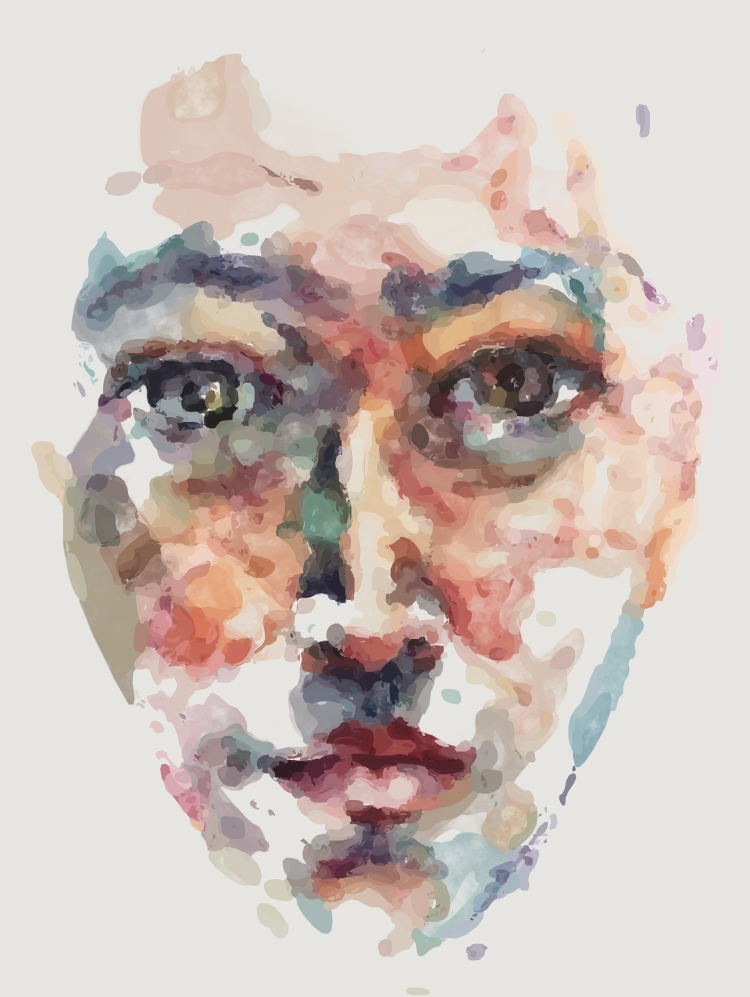
#> input picture data/washes.jpg, 1500 x 1994 px (shown at 1/2 size)
$ python decompose.py ../data/washes.jpg out.png
#> lines starting #> are read from the running program, lines starting #| are printed output that depends on the picture; after the words box and inside, x2 and y2 are one past the last pixel; in counts of white or black regions, pixels touching at a corner belong together
"""Decompose a pen-and-watercolor painting into strokes p5.brush can replay.

    python tools/decompose.py data/reference.png data/reference.json [--preview out.png]

Two layers, mirroring how the painting was made:
  * pen lines  — ridges darker than their surroundings, at two scales (fine lines and
    hatching; heavy lid/iris/mouth marks). Thinned to a skeleton, traced into
    smoothed polylines, coloured by un-blending the paper from the source.
  * washes     — the painting with the fine lines inpainted away, painted coarse to
    fine: broad regions, then detail regions only where the broad layer misses.
"""
import argparse
import json

import cv2
import numpy as np
from skimage.morphology import skeletonize

ap = argparse.ArgumentParser()
ap.add_argument("src")
ap.add_argument("out")
ap.add_argument("--preview")
ap.add_argument("--bg-kernel", type=int, default=15)
ap.add_argument("--colors", type=int, default=36)
ap.add_argument("--min-stroke", type=int, default=8)
ap.add_argument("--coverage", type=float, default=0.85, help="lightness coverage of a line's core pixel")
ap.add_argument("--chroma-coverage", type=float, default=0.3,
                help="chroma coverage: JPEG 4:2:0 stores colour at half resolution, so thin lines lose most of their hue")
ap.add_argument("--smooth", type=float, default=1.5, help="gaussian sigma (in skeleton steps) along each stroke")
ap.add_argument("--hp-sigma", type=float, default=1.5)
ap.add_argument("--hp-strong", type=float, default=6)
ap.add_argument("--hp-weak", type=float, default=3)
ap.add_argument("--heavy-sigma", type=float, default=3.5)
ap.add_argument("--heavy-strong", type=float, default=22, help="0 disables the heavy-mark pass")
ap.add_argument("--heavy-weak", type=float, default=12)
ap.add_argument("--heavy-min-width", type=float, default=2.5)
ap.add_argument("--wash-smooth", type=int, default=1, help="bilateral passes before quantising")
ap.add_argument("--min-area", type=int, default=25)
ap.add_argument("--poly-eps", type=float, default=1.5)
ap.add_argument("--chaikin", type=int, default=1)
ap.add_argument("--grow", type=int, default=2)
ap.add_argument("--base-colors", type=int, default=16)
ap.add_argument("--base-min-area", type=int, default=150)
ap.add_argument("--base-sp", type=int, default=12, help="mean-shift spatial radius for the broad layer")
ap.add_argument("--base-sr", type=int, default=24, help="mean-shift colour radius for the broad layer")
ap.add_argument("--detail-err", type=float, default=8, help="add detail washes where the broad layer is off by more (Lab)")
ap.add_argument("--fine-err", type=float, default=14)
ap.add_argument("--fine-colors", type=int, default=48)
ap.add_argument("--dark-l", type=float, default=95, help="Lab L (0-255) below which an area is dark paint")
ap.add_argument("--wiggle-len", type=float, default=40)
ap.add_argument("--wiggle-ratio", type=float, default=1.8)
ap.add_argument("--keep-dark-l", type=float, default=85, help="Lab L (0-255) below which pixels stay in the washes")
ap.add_argument("--thick", type=float, default=2.5, help="marks wider than this (px) stay in the wash layer")
args = ap.parse_args()

img = cv2.imread(args.src)
#> img is the input picture: shape (1994, 1500, 3); mean B, G, R 185.9, 192.2, 204.6
H, W = img.shape[:2]
#> H = 1994; W = 1500
lab = cv2.cvtColor(img, cv2.COLOR_BGR2LAB).astype(np.float32)
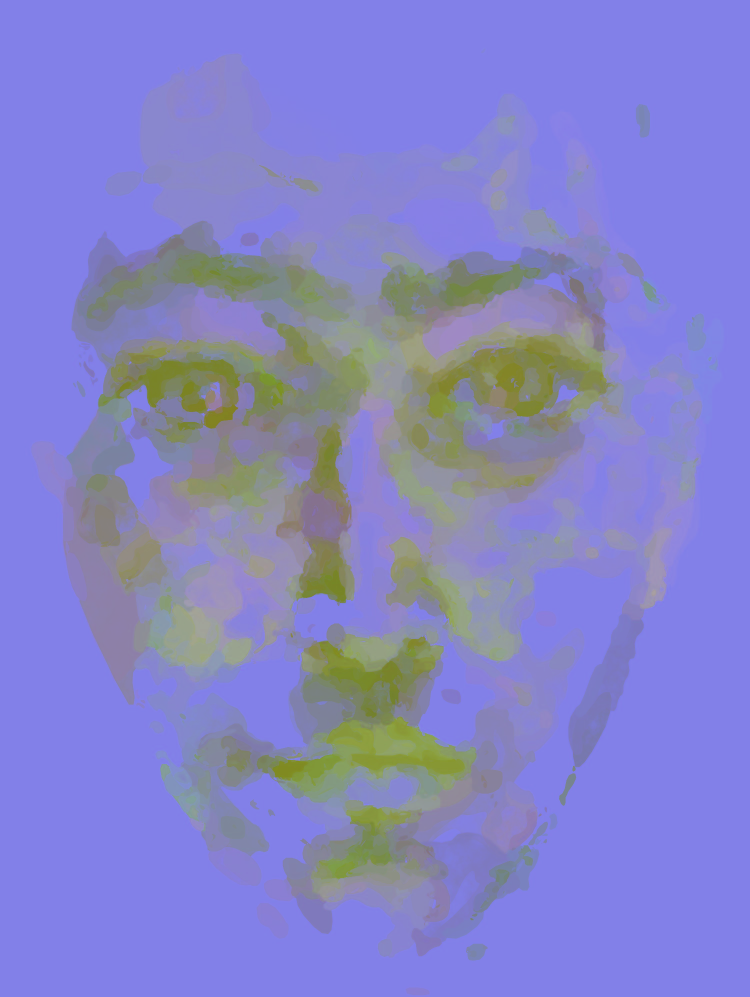
#> lab: shape (1994, 1500, 3) float32 (shown at 1/2 size); mean B, G, R 199.2, 131.6, 131.9

# Props in the reference photo (brush handle bottom-left, pen bottom-right) are not
# part of the painting; mask them out so they produce neither strokes nor washes.
props = np.zeros((H, W), np.uint8)
if (W, H) == (480, 638):
    cv2.fillPoly(props, [np.array([[22, 405], [56, 392], [168, 638], [108, 638]])], 255)
    cv2.fillPoly(props, [np.array([[422, 385], [470, 400], [376, 638], [318, 638]])], 255)

# ---------------------------------------------------------------- pen lines
bg = cv2.medianBlur(img, args.bg_kernel)
blab = cv2.cvtColor(bg, cv2.COLOR_BGR2LAB).astype(np.float32)
dL = np.clip(blab[..., 0] - lab[..., 0], 0, None)
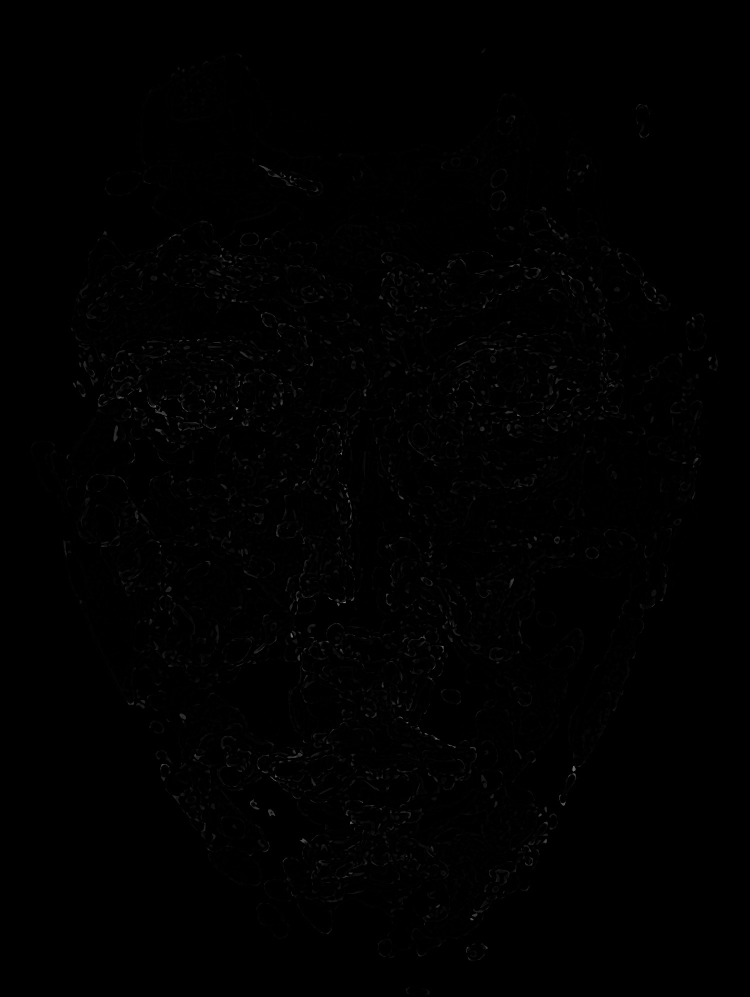
#> dL: shape (1994, 1500) float32 (shown at 1/2 size); min 0, max 145, mean 0.9
dC = np.sqrt(((lab[..., 1:] - blab[..., 1:]) ** 2).sum(-1))
score = dL + 0.6 * dC
Lf = lab[..., 0]
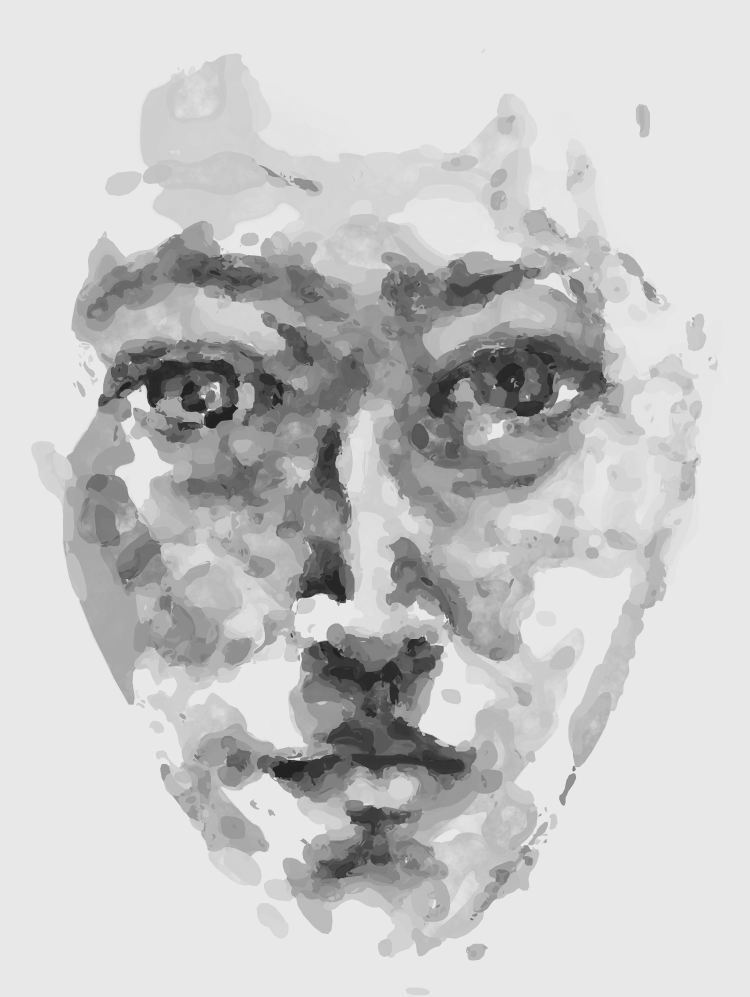
#> Lf: shape (1994, 1500) float32 (shown at 1/2 size); min 16, max 244, mean 199.8
N8 = [(-1, -1), (-1, 0), (-1, 1), (0, -1), (0, 1), (1, -1), (1, 0), (1, 1)]


def ridges(sigma):
    """How much darker each pixel is than its `sigma` neighbourhood: thin ridges."""
#> called with sigma = 1.5
    return np.clip(cv2.GaussianBlur(Lf, (0, 0), sigma) - Lf, 0, None)


def trace_lines(line_score, strong_t, weak_t, min_len):
    """Hysteresis mask → skeleton → polylines. Returns (polylines, mask, width map)."""
#> called with strong_t = 6, weak_t = 3, min_len = 8
    weak = ((line_score > weak_t) & (props == 0)).astype(np.uint8)
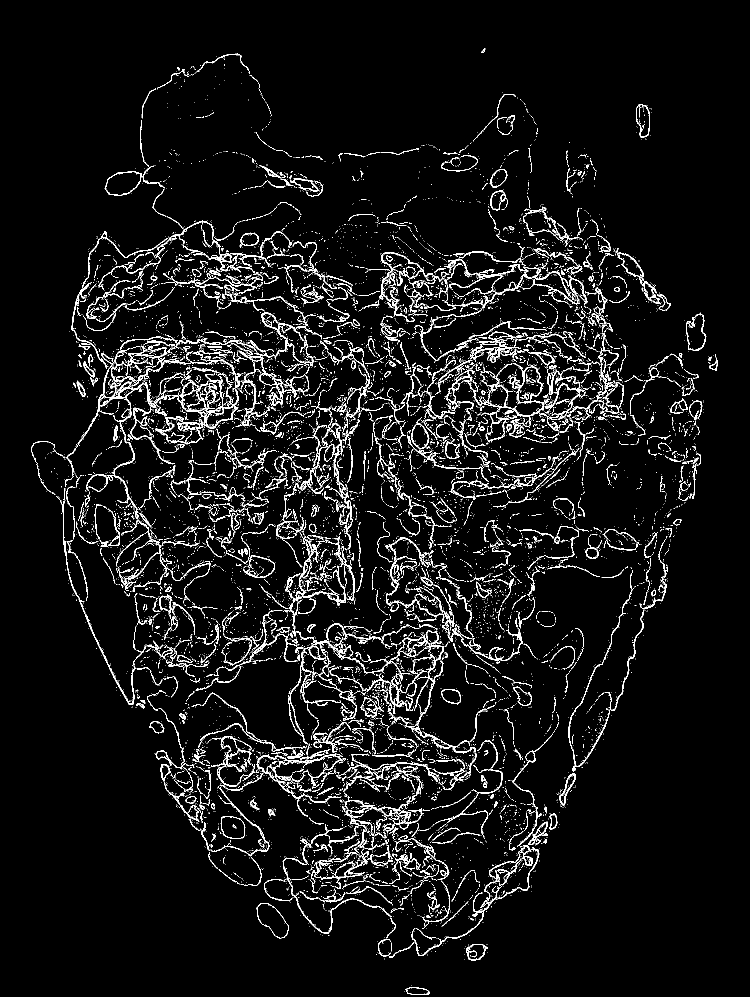
#> weak: shape (1994, 1500) (shown at 1/2 size); values 0 (black) and 1 (white), 5.8% white in thin lines or dots, all inside (x1, y1, x2, y2) = (63, 97, 1436, 1990)
    _, cc = cv2.connectedComponents(weak, connectivity=8)
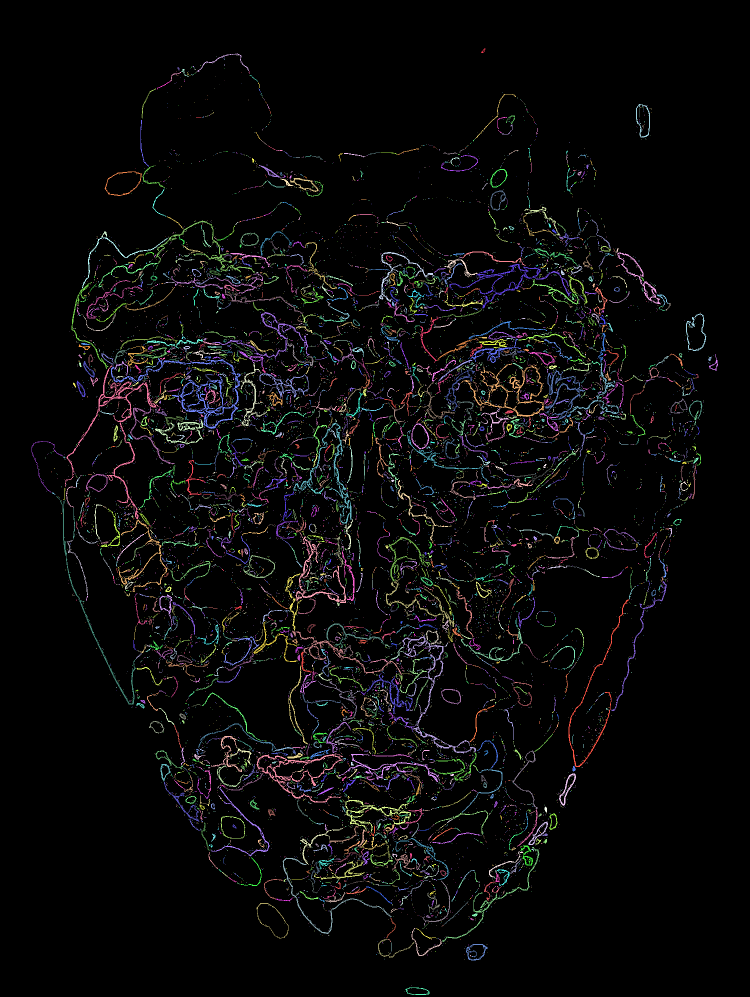
#> cc: shape (1994, 1500) int32 (shown at 1/2 size); 12726 distinct labels, from 0 to 12725; one colour per label, 0 black
    strong_ids = np.unique(cc[(line_score > strong_t) & (weak > 0)])
#> strong_ids = 3053 values from 1 to 12723
    mask = np.isin(cc, strong_ids[strong_ids > 0]).astype(np.uint8)
    skel = skeletonize(mask > 0).astype(np.uint8)
#> skel: shape (1994, 1500); values 0 (black) and 1 (white), 2.7% white in thin lines or dots, all inside (x1, y1, x2, y2) = (63, 97, 1435, 1990)
    # width from the ink core (strong pixels), not the halo the hysteresis lets in
    core = ((line_score > strong_t) & (mask > 0)).astype(np.uint8)
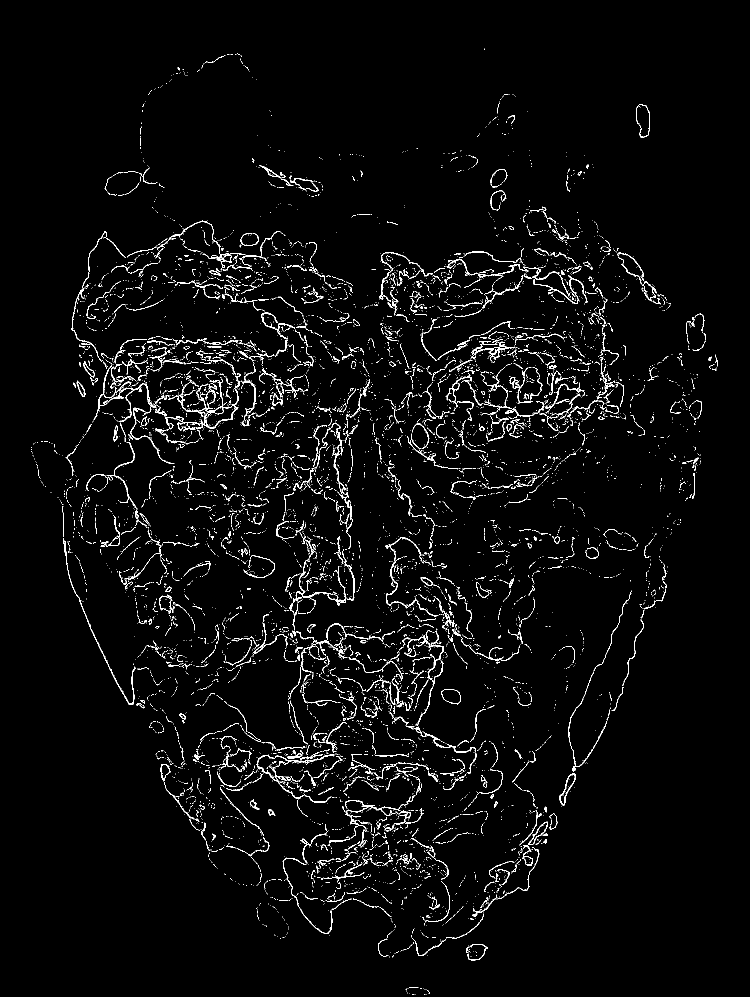
#> core: shape (1994, 1500) (shown at 1/2 size); values 0 (black) and 1 (white), 2.9% white in thin lines or dots, all inside (x1, y1, x2, y2) = (63, 97, 1436, 1990)
    dist = cv2.distanceTransform(core, cv2.DIST_L2, 3)

    # Walk the skeleton graph. At junctions a walk continues along the neighbour that
    # bends least, so crossing pen strokes stay whole.
    ys, xs = np.nonzero(skel)
    pix = set(zip(ys.tolist(), xs.tolist()))
#> pix = 80415 items
    nbrs = {p: [(p[0] + dy, p[1] + dx) for dy, dx in N8 if (p[0] + dy, p[1] + dx) in pix] for p in pix}
#> nbrs = 80415 items
    used = set()
    edge = lambda a, b: (a, b) if a < b else (b, a)

    def walk(start, nxt):
        path = [start, nxt]
        used.add(edge(start, nxt))
        while True:
            cur, prev = path[-1], path[-2]
            d = (cur[0] - prev[0], cur[1] - prev[1])
            cands = [n for n in nbrs[cur] if edge(cur, n) not in used and n != prev]
            if not cands:
                return path
            n = max(cands, key=lambda n: (n[0] - cur[0]) * d[0] + (n[1] - cur[1]) * d[1])
            if (n[0] - cur[0]) * d[0] + (n[1] - cur[1]) * d[1] < 0:
                return path
            used.add(edge(cur, n))
            path.append(n)

    polylines = []
    for p in sorted(pix, key=lambda p: len(nbrs[p])):  # endpoints first
        for n in nbrs[p]:
            if edge(p, n) not in used:
                path = walk(p, n)
                if len(path) >= min_len:
                    polylines.append(path)
    return link(polylines), mask, dist


# [46 lines left out: functions heading, link, smooth_path, not called in this run]


dropped = {"dark": 0, "wiggle": 0}


# [42 lines left out: function to_strokes, not called in this run]


# Two scales of pen: fine ridges (most lines, hatching kept separate) and heavy
# marks (lid lines, iris rings, the mouth line) that a fine high-pass only sees
# at their edges.
fine_lines, mask, dist = trace_lines(ridges(args.hp_sigma), args.hp_strong, args.hp_weak, args.min_stroke)
strokes = to_strokes(fine_lines, dist, heavy=False)
if args.heavy_strong > 0:
    heavy_lines, heavy_mask, heavy_dist = trace_lines(ridges(args.heavy_sigma), args.heavy_strong,
                                                      args.heavy_weak, args.min_stroke)
    # only genuinely wide marks; narrower ones are already traced by the fine pass
    strokes += [h for h in to_strokes(heavy_lines, heavy_dist, heavy=True) if h["width"] >= args.heavy_min_width]

# ---------------------------------------------------------------- washes
# Very dark pixels (iris rings, nostrils, the lid line) are inked masses, not thin
# lines over a wash: keep them in the wash layer instead of inpainting them away.
thick = cv2.dilate((dist * 2 > args.thick).astype(np.uint8), np.ones((5, 5), np.uint8))
inky = (cv2.erode((Lf < args.keep_dark_l).astype(np.uint8), np.ones((2, 2), np.uint8)) > 0).astype(np.uint8)
hole = (cv2.dilate(mask, np.ones((3, 3), np.uint8)) & (1 - thick) & (1 - inky)) | (props > 0)
wash_img = cv2.inpaint(img, hole * 255, 5, cv2.INPAINT_TELEA)
smooth = wash_img
for _ in range(args.wash_smooth):
    smooth = cv2.bilateralFilter(smooth, 9, 40, 9)
near_props = cv2.dilate(props, np.ones((9, 9), np.uint8)) > 0
crit = (cv2.TERM_CRITERIA_EPS + cv2.TERM_CRITERIA_MAX_ITER, 30, 0.5)


# [49 lines left out: functions is_paper, regions, raster, not called in this run]


# Coarse-to-fine, as a watercolourist works (and as in Hertzmann's layered
# painterly rendering): broad flat washes from a strongly smoothed image, then
# smaller washes only where the broad layer still misses the painting.
wl = cv2.cvtColor(wash_img, cv2.COLOR_BGR2LAB).astype(np.float32)
paperish = (wl[..., 0] > 200) & (np.hypot(wl[..., 1] - 128, wl[..., 2] - 128) < 6) & (props == 0)
paper_bgr = np.percentile(wash_img[paperish], 70, axis=0).astype(np.uint8)  # unshadowed paper
base_src = cv2.pyrMeanShiftFiltering(wash_img, args.base_sp, args.base_sr)
washes = regions(base_src, args.base_colors, args.base_min_area)
for w in washes:
    w["layer"] = 0
if args.detail_err > 0:
    base_img = raster(washes, np.full_like(img, paper_bgr))
    err = np.sqrt(((cv2.cvtColor(base_img, cv2.COLOR_BGR2LAB).astype(np.float32)
                    - cv2.cvtColor(smooth, cv2.COLOR_BGR2LAB).astype(np.float32)) ** 2).sum(-1))
    detail = regions(smooth, args.colors, args.min_area,
                     keep=lambda comp: cv2.mean(err, comp)[0] > args.detail_err)
    for w in detail:
        w["layer"] = 1
    washes += detail
if args.fine_err > 0:
    # small exact patches where the painting is most detailed (eyes, nostrils, mouth)
    sofar = raster(washes, np.full_like(img, paper_bgr))
    err = np.sqrt(((cv2.cvtColor(sofar, cv2.COLOR_BGR2LAB).astype(np.float32)
                    - cv2.cvtColor(wash_img, cv2.COLOR_BGR2LAB).astype(np.float32)) ** 2).sum(-1))
    fine = regions(wash_img, args.fine_colors, 6, grow=0, keep=lambda comp: cv2.mean(err, comp)[0] > args.fine_err)
    for w in fine:
        w["layer"] = 2
    washes += fine
paper_rgb = paper_bgr[::-1]

json.dump({
    "width": W, "height": H,
    "paper": "#%02x%02x%02x" % tuple(int(c) for c in paper_rgb),
    "washes": washes, "strokes": strokes,
}, open(args.out, "w"))
print(f"{len(strokes)} strokes (dropped {dropped}), {len(washes)} washes, paper {paper_rgb}")

if args.preview:
    pv = np.full_like(img, paper_rgb[::-1])
    for w in washes:
        c = tuple(int(w["color"][i:i + 2], 16) for i in (5, 3, 1))
        cv2.fillPoly(pv, [np.array(w["pts"]).astype(np.int32)], c)
    for s in strokes:
        c = tuple(int(s["color"][i:i + 2], 16) for i in (5, 3, 1))
        ov = pv.copy()
        cv2.polylines(ov, [np.array(s["pts"]).astype(np.int32)], False, c, max(1, int(round(s["width"] * 0.6))), cv2.LINE_AA)
        a = 0.9
        m = (ov != pv).any(-1)
        pv[m] = (a * ov[m] + (1 - a) * pv[m]).astype(np.uint8)
    cv2.imwrite(args.preview, np.hstack([img, pv]))
